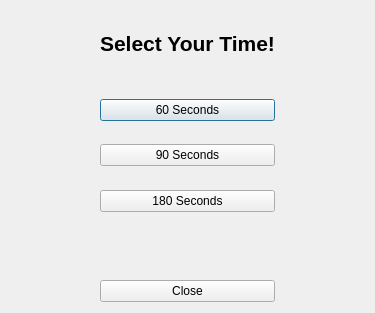
<?xml version="1.0" encoding="UTF-8"?>
<ui version="4.0">
 <class>Timer</class>
 <widget class="QDialog" name="Timer">
  <property name="geometry">
   <rect>
    <x>0</x>
    <y>0</y>
    <width>375</width>
    <height>313</height>
   </rect>
  </property>
  <property name="windowTitle">
   <string>Dialog</string>
  </property>
  <layout class="QHBoxLayout" name="horizontalLayout">
   <item>
    <spacer name="horizontalSpacer_4">
     <property name="orientation">
      <enum>Qt::Horizontal</enum>
     </property>
     <property name="sizeHint" stdset="0">
      <size>
       <width>83</width>
       <height>20</height>
      </size>
     </property>
    </spacer>
   </item>
   <item>
    <layout class="QVBoxLayout" name="verticalLayout_2">
     <item>
      <layout class="QVBoxLayout" name="verticalLayout">
       <item>
        <spacer name="horizontalSpacer_2">
         <property name="orientation">
          <enum>Qt::Horizontal</enum>
         </property>
         <property name="sizeHint" stdset="0">
          <size>
           <width>98</width>
           <height>20</height>
          </size>
         </property>
        </spacer>
       </item>
       <item>
        <widget class="QLabel" name="label">
         <property name="font">
          <font>
           <pointsize>16</pointsize>
           <weight>75</weight>
           <bold>true</bold>
          </font>
         </property>
         <property name="text">
          <string>Select Your Time!</string>
         </property>
         <property name="alignment">
          <set>Qt::AlignCenter</set>
         </property>
        </widget>
       </item>
       <item>
        <spacer name="horizontalSpacer">
         <property name="orientation">
          <enum>Qt::Horizontal</enum>
         </property>
         <property name="sizeHint" stdset="0">
          <size>
           <width>98</width>
           <height>20</height>
          </size>
         </property>
        </spacer>
       </item>
       <item>
        <spacer name="verticalSpacer_3">
         <property name="orientation">
          <enum>Qt::Vertical</enum>
         </property>
         <property name="sizeHint" stdset="0">
          <size>
           <width>20</width>
           <height>17</height>
          </size>
         </property>
        </spacer>
       </item>
       <item>
        <widget class="QPushButton" name="TimeSelect1">
         <property name="text">
          <string>60 Seconds</string>
         </property>
        </widget>
       </item>
       <item>
        <spacer name="verticalSpacer">
         <property name="orientation">
          <enum>Qt::Vertical</enum>
         </property>
         <property name="sizeHint" stdset="0">
          <size>
           <width>20</width>
           <height>17</height>
          </size>
         </property>
        </spacer>
       </item>
       <item>
        <widget class="QPushButton" name="TimeSelect2">
         <property name="text">
          <string>90 Seconds</string>
         </property>
        </widget>
       </item>
       <item>
        <spacer name="verticalSpacer_2">
         <property name="orientation">
          <enum>Qt::Vertical</enum>
         </property>
         <property name="sizeHint" stdset="0">
          <size>
           <width>20</width>
           <height>18</height>
          </size>
         </property>
        </spacer>
       </item>
       <item>
        <widget class="QPushButton" name="TimeSelect3">
         <property name="text">
          <string>180 Seconds</string>
         </property>
        </widget>
       </item>
      </layout>
     </item>
     <item>
      <spacer name="verticalSpacer_4">
       <property name="orientation">
        <enum>Qt::Vertical</enum>
       </property>
       <property name="sizeHint" stdset="0">
        <size>
         <width>20</width>
         <height>18</height>
        </size>
       </property>
      </spacer>
     </item>
     <item>
      <widget class="QPushButton" name="TimerClose">
       <property name="text">
        <string>Close</string>
       </property>
      </widget>
     </item>
    </layout>
   </item>
   <item>
    <spacer name="horizontalSpacer_3">
     <property name="orientation">
      <enum>Qt::Horizontal</enum>
     </property>
     <property name="sizeHint" stdset="0">
      <size>
       <width>83</width>
       <height>20</height>
      </size>
     </property>
    </spacer>
   </item>
  </layout>
 </widget>
 <resources/>
 <connections/>
</ui>
